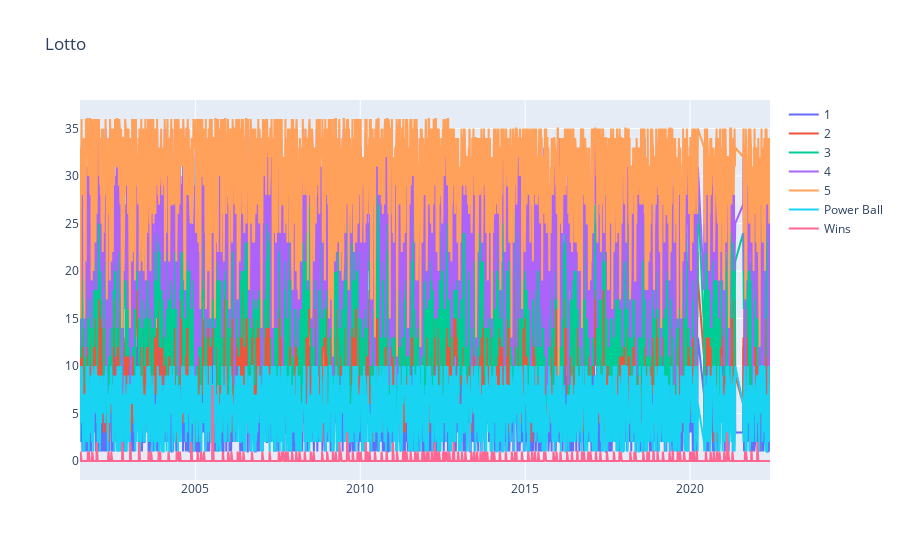

The code cell stored with this chart in its notebook:
### Code cell
# plot interactive chart for stocks data
interactive_plot(ndf, 'Lotto')

### Figure 1 — Plotly figure (JSON) as saved in the notebook; plotly's stock layout.template omitted (floating-point values rounded to 4 significant figures; data arrays with more than 128 entries replaced by an {"elided": "..."} marker saying what was removed)
{"data": [{"name": "1", "type": "scatter", "x": {"elided": "2124 str values"}, "y": {"elided": "2124 int values"}}, {"name": "2", "type": "scatter", "x": {"elided": "2124 str values"}, "y": {"elided": "2124 int values"}}, {"name": "3", "type": "scatter", "x": {"elided": "2124 str values"}, "y": {"elided": "2124 int values"}}, {"name": "4", "type": "scatter", "x": {"elided": "2124 str values"}, "y": {"elided": "2124 int values"}}, {"name": "5", "type": "scatter", "x": {"elided": "2124 str values"}, "y": {"elided": "2124 int values"}}, {"name": "Power Ball", "type": "scatter", "x": {"elided": "2124 str values"}, "y": {"elided": "2124 int values"}}, {"name": "Wins", "type": "scatter", "x": {"elided": "2124 str values"}, "y": {"elided": "2124 int values"}}], "layout": {"legend": {"tracegroupgap": 0}, "title": {"text": "Lotto"}, "xaxis": {"anchor": "y", "domain": [0, 1]}, "yaxis": {"anchor": "x", "domain": [0, 1]}}}
